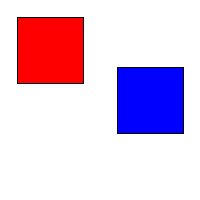
Frame 1 (no input)
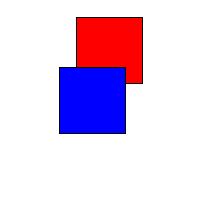
Frame 60 (the mouse pressed at the canvas centre just before this capture)
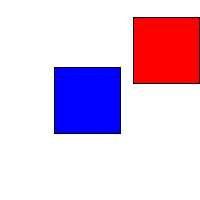
Frame 120 (the mouse held since frame 60 and released just before this capture)

The Processing sketch that drew these frames (run headless with seeded random() and noise(); from frame 60 on, the mouse is pressed at the canvas centre):

// Processing sketch: two_cars_from_class
// ── two_cars_from_class.pde
Car myCar1;
Car myCar2;

void setup(){
  size(200, 200);
  myCar1 = new Car(color(255, 0, 0), 50, 50, 1 );
  myCar2 = new Car(color(0, 0, 255), 150, 100, 1.3);
  
};

void draw(){
  background(255);
  myCar1.show();
  myCar1.move();
  myCar2.show();
  myCar2.move();
};

// ── Car.pde
class Car {
  color c;
  float xpos;
  float ypos;
  float speed;

  Car(color _c, float _xpos, float _ypos, float _speed) {
    c = _c;
    xpos = _xpos;
    ypos = _ypos;
    speed = _speed;
  };

  void show() {
    rectMode(CENTER);
    fill(c);
    rect(xpos, ypos, width/3, height/3);
  };

  void move() {
    xpos = xpos + speed;
    if (xpos -width /6 < 0 || xpos + width /6  > width) {
      speed = speed * -1.3;
    };
  };
}; 
